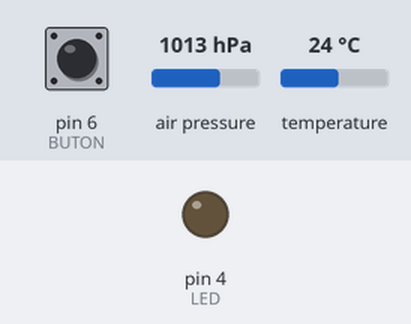
Bench run of a sketch on a simulated Arduino Uno, built with avr-gcc and run on an emulated ATmega328P. On the bench: output pins drawn as LEDs (lit = HIGH). Dashed ring = blinking. Inputs (shaded band) come from the test bench; at power-on: pin 6 (BUTON) HIGH, air pressure 1013 hPa, temperature 24 °C. What the sketch prints to the serial monitor is not drawn.

Above: at 6.2 s.
6.3 s: pin 6 (BUTON) pulled LOW for 0.15 s
At 6.56 s:
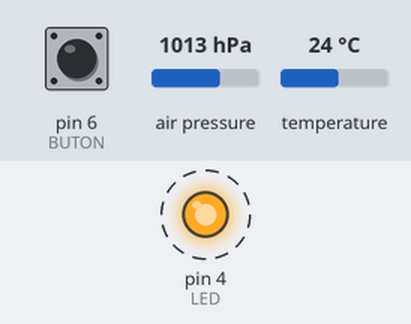
10.2 s: pin 6 (BUTON) pulled LOW for 1 s
At 12.6 s:
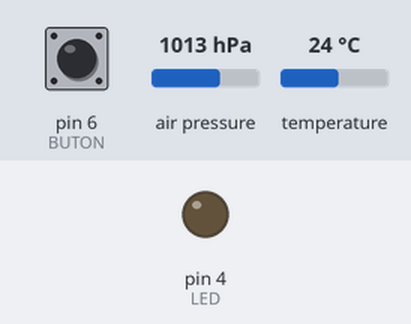
14.2 s: pin 6 (BUTON) pulled LOW for 3.2 s
At 14.47 s:
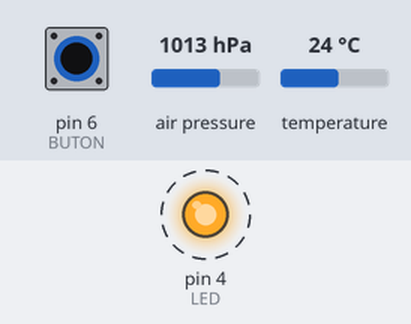
18.9 s: pin 6 (BUTON) pulsed LOW 5 times (0.12 s each, 0.3 s apart)
Timing chart, 0 to 21.9 s (numbered marks = the images above; inputs shaded):
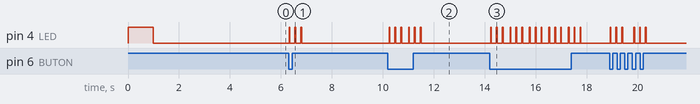

Measured:
- after the input at 6.3 s, pin 4 (LED): alternates HIGH for 0.03 s and LOW for 0.20 s, 6 changes in all, then stays LOW, starting at once
- after the input at 10.2 s, pin 4 (LED): alternates HIGH for 0.03 s and LOW for 0.20 s, 12 changes in all, then stays LOW, starting after 0.05 s
- after the input at 14.2 s, pin 4 (LED): alternates HIGH for 0.03 s and LOW for 0.20 s, 30 changes in all, then stays LOW, starting at once

The sketch:

5_test_PIN_alti_BUT_BMP280.ino
```cpp
		//Pro Mini/UNO
		//3.3V 8MHz
		//Programmer - ArduinoISP
		//Bootload programmer USB ASP
/*
    pinMode(BUTON, INPUT_PULLUP);
    pinMode(BUZ, OUTPUT);
=====================================
LED - implenent millis();
DONE - create LED blink function
BMP - find adress
BMP - receive data
BMP - filter data to meters
BMP - set zero meters, with serial or when turned ON

FLASH - store data in memory
FLASH - read data from memory

GYRO - find adress
GYRO - receive data
GYRO - filter angle, acceleration

GPS - receive full data
GPS - filter to lat lon

RF - send data
RF - receive data-write in serial
RF - send diferent signal powers
RF - receive DT, move servo
RF - check transceive distance
RF - send FM tone

EEPROM - store board settings
APP - change parameteres thru serial

==possible PRODUCTS==
GPS standalone
RDT
Alti Logger
RF Beacon
Timer

==possible MODES==
Timer RF BUNT mode
Timer RF FLY mode
Timer Gyro FLY mode
Timer Gyro BUNT mode
Timer Gyro RF info mode

		 BOARD			"GPS REV C"
		 STAB
		 BUTON		-	push button on board
		 LED 		-	LED on board
		 INT_GYRO	-	accelerometer INT pin
		 RF_NSS		-	RFM9x NSS PIN
		 DATA_RF	-	RFM9x data 1
		 DATA_RF_2	-	RFM9x data 2
		 RF_FM		-	send FM tone broadcast, should be DIO2 on RFM9x??
		 MEM_CS		-	Flash memory chip select - used for altimeter data
		 GPS_RX
		 GPS_TX


working functions:
	serial_print_info();
	i2c_scaner();
	led_blink_loop(int pin, int on_time, int Off_time);
	buz_short(PIN, times); //active buz
	buz_tone(PIN, start_freq, end_freq);//passive buz
*/
              /*
              BMP180 - I2C device found at address #define BMP180_ADR		0x77
KEYWORDS:
              begin  KEYWORD2
              startTemperature  KEYWORD2
              getTemperature  KEYWORD2
              startPressure KEYWORD2
              getPressure KEYWORD2
              sealevel  KEYWORD2
              altitude  KEYWORD2

              */

#define GPS_RF_C
#define SOFT_VER "20201009"

#include "Pinmap.h"
#include "Timer_definitions.h"

#include <Wire.h>
#include <SFE_BMP180.h>
SFE_BMP180 pressure;

double baseline;
double getPressure();
void read_button();

int counter = 0;
bool but_state = true;

void setup(){
	Serial.begin(9600);
	serial_print_info();
	pinMode(LED, OUTPUT);
	pinMode(BUTON, INPUT_PULLUP);

  buz_long(LED, 1);//turns on LED pin

  if (pressure.begin())
    Serial.println("BMP180 init success");
  else
  {
    Serial.println("BMP180 init fail (disconnected?)\n\n");
    while(1); // Pause forever.
  }
  baseline = getPressure();
  //Serial.print("baseline pressure: ");
  //Serial.print(baseline);
  //Serial.println(" mb");


  delay(500);
}


void loop(){
  read_button();//set baseline
  double a,P;
  P = getPressure();
  a = pressure.altitude(P,baseline);
  but_state = digitalRead(BUTON);

  if (a >= 0.0) Serial.print(" "); // add a space for positive numbers
  Serial.print(a,1);
  Serial.println(" meters");


  delay(10);
}

void read_button(){
	if(but_state == true ){
	//Serial.println("OFF, state: ");
	//Serial.println(but_state);
	}else if(but_state == false ) {
    //Serial.println("ON, state: ");
    //Serial.print(but_state);
    //Serial.print(" ");

    buz_short(LED, 3);
    counter = counter+1;
    baseline = getPressure();
    //baseline = baseline - 100;

	//return baseline;
    }
}

double getPressure()
{
  char status;
  double T,P,p0,a;
  status = pressure.startTemperature();
  if (status != 0)
  {
    delay(status);
    status = pressure.getTemperature(T);
    if (status != 0)
    {
      status = pressure.startPressure(3);
      if (status != 0)
      {
        delay(status);
        status = pressure.getPressure(P,T);
        if (status != 0)
        {
          return(P);
        }
        else Serial.println("error retrieving pressure measurement\n");
      }
      else Serial.println("error starting pressure measurement\n");
    }
    else Serial.println("error retrieving temperature measurement\n");
  }
  else Serial.println("error starting temperature measurement\n");
}
```

Pinmap.h
```cpp
#ifdef FFT_FIRST_REV_C
/*2020.10.02*/
#define STAB  		  14
#define WING  		  15
#define SW_1  		  16
#define SW_2  		  17
#define SW2 		    9
#define BUZ  		    13
#define LED_STATUS  	8
#define SERVO_ON  		5
//PINMAP FFT_FIRST_REV_C
//D3-LED status			OK!
//D5-servo 4
//D6-servo 3
//D7-BUZ-no gen			OK!
//D9-servo 1
//D10-servo ON
//D11-servo 2
//D12-hall 1
//D13-hall 2
//A6-BUTTON-ON OF ..ERRROR - analog pin, not digital
//A7-POW ON       ..ERRROR - analog pin, not digital
//A0-voltmeter
//D15 - TX2-GPS
//D16 - RX2-GPS
//D17 - DT in
//D18 - to BLE wake UP
//D19 - to BLE Config
#endif

#ifdef MODEL_A
/*2020-10-01*/
#define STAB  		  14
#define WING  		  15
#define SW_1  		  16
#define SW_2  		  17
#define SW2 		    9
#define BUZ  		    13
#define LED_STATUS  8
#define SERVO_ON  	5
#endif

#ifdef GPS_RF_C
/*2020.10.02 - added GPS_RF_C*/
#define BOARD			"GPS_REV_C"
#define STAB			9
#define WING			-1		//not used
#define SW_1			-1		//not used
#define SW_2			-1		//not used
#define BUTON			6		//push button on board
#define BUZ				-1		//not used
#define LED				4		//LED on board
#define SERVO_ON 		-1		//not used
#define INT_GYRO		17		//accelerometer INT pin
#define RF_NSS			10		//RFM9x NSS PIN
#define DATA_RF			15		//RFM9x data 1
#define DATA_RF_2		16		//RFM9x data 2
#define RF_FM			-1		//send FM tone broadcast, should be DIO2 on RFM9x??
#define	MEM_CS			14		//Flash memory chip select - used for altimeter data
#define GPS_RX			3
#define GPS_TX			2
//#define BMP280_ADRESS 0x76	//addr to gnd
//#define BMP180_ADRESS	0x77	//has no addres pin
//#define GYRO_ADRESS
#endif
```

Timer_definitions.h
```cpp
/*
2020-10-02
	Added:
		serial_print_info();
		led_blink_loop();
		buz_short();
		buz_long();
		buz_tone();
		timer_time(); with millis();
*/
#include "Pinmap.h"

unsigned long currentMillis;

#ifdef FFT_FIRST_REV_C
unsigned long sekunde       = 1000;

int TIMER_TIME;
bool RDT = false;

Servo stab_servo;
Servo wing_servo;

#endif

void serial_print_info(){
	//Serial.println("Board: " + BOARD );
	//Serial.println("Software: " + SOFT_VER);
	Serial.println("...");
}

void i2c_scaner(){//TODO

}

void led_blink_loop(uint8_t PIN, int on_time, int off_time){

	digitalWrite(PIN, HIGH);
	Serial.println("HIGH");
	delay(on_time);

	digitalWrite(PIN, LOW);
	Serial.println("LOW");
	delay(off_time);

}

void buz_short(uint8_t PIN, uint8_t times){
	for(int i=0; i<times; i++){
		digitalWrite(PIN, HIGH);
		delay(30);
		digitalWrite(PIN, LOW);
		delay(200);
	}
}

void buz_long(uint8_t PIN, uint8_t times){
	for(int i=0; i<times; i++){
		digitalWrite(PIN, HIGH);
		delay(1000);
		digitalWrite(PIN, LOW);
		delay(500);
	}
}

void buz_tone(uint8_t PIN, int start_freq, int end_freq){
	for (int i = start_freq; i <= end_freq; i++){
		tone(PIN, i);
		delay(1);
	}
}

void servo_on(){
  digitalWrite(SERVO_ON, HIGH);
}

void servo_off(){
    digitalWrite(SERVO_ON, LOW);
}

void timer_time( float time ){
    currentMillis = millis();
    while ( millis() < (currentMillis + time) ){
        // your time window for various status checking
    }
}
```
